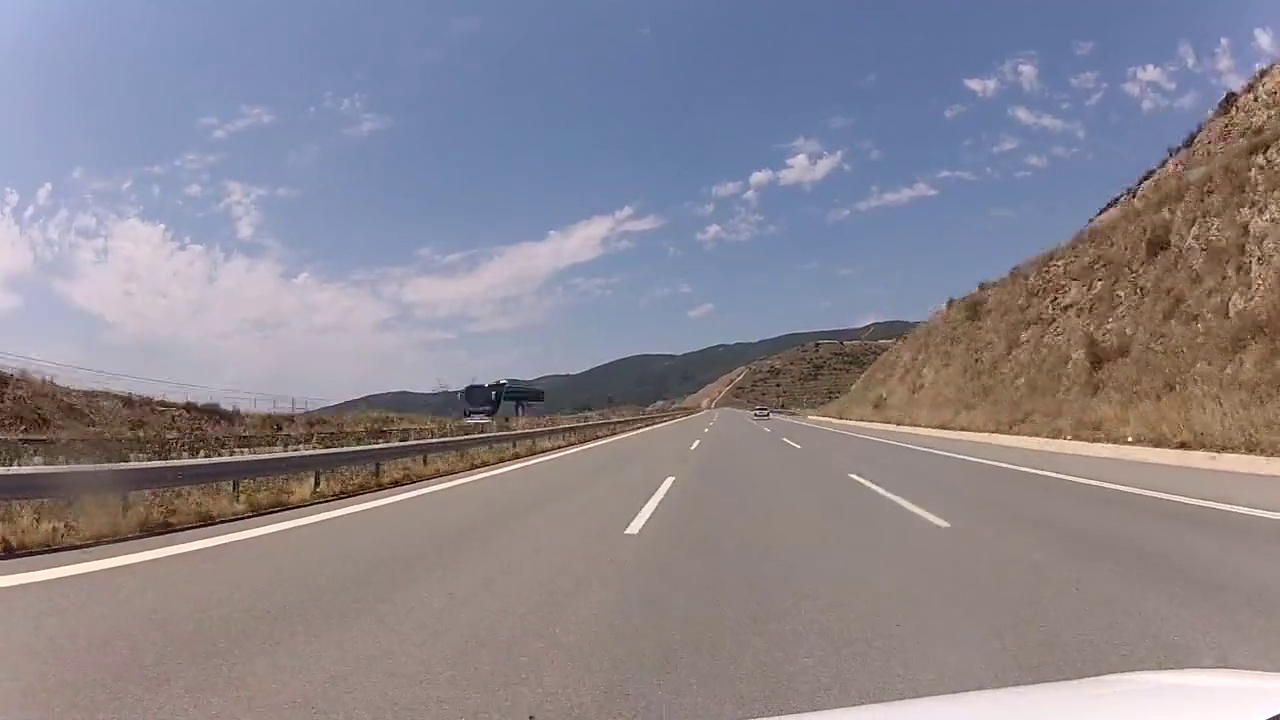
#> input picture Examples/img.jpg, 1280 x 720 px
$ python -i lane.py   (imports and definitions only)
#> lines starting #> are read from the running program, lines starting #| are printed output that depends on the picture; after the words box and inside, x2 and y2 are one past the last pixel; in counts of white or black regions, pixels touching at a corner belong together
import cv2
import numpy as np
from sklearn.linear_model import RANSACRegressor

class LaneTracker:
    def __init__(self):
        # Initialize Kalman filter parameters
        self.kf = cv2.KalmanFilter(4, 2)  # 4 state variables, 2 measurements
        self.kf.measurementMatrix = np.array([[1, 0, 0, 0],
                                               [0, 1, 0, 0]], np.float32)
        self.kf.transitionMatrix = np.eye(4, dtype=np.float32)
        self.kf.processNoiseCov = np.eye(4, dtype=np.float32) * 1e-5
        self.kf.measurementNoiseCov = np.eye(2, dtype=np.float32) * 1e-1

    def update(self, lane):
        if lane is not None:
            self.kf.correct(np.array([[lane[0]], [lane[1]]], np.float32))

    def predict(self):
        return self.kf.predict()

def display_lines(image, lines):
    line_image = np.zeros_like(image)
    if lines is not None:
        for line in lines:
            x1, y1, x2, y2 = line.reshape(4)
            cv2.line(line_image, (x1, y1), (x2, y2), (255, 0, 0), 10)  # Draw blue lines
    return line_image

def region_of_interest(image):
    height, width = image.shape[:2]
    polygon_points = np.array([[0, 400], [0, 480], [640, 480], [640, 320], [365, 270]], np.int32)

    mask = np.zeros((height, width), dtype=np.uint8)
    cv2.fillPoly(mask, [polygon_points], (255))
    return mask

def detect_lanes(frame):
    canny_image = cv2.Canny(cv2.GaussianBlur(cv2.cvtColor(frame.copy(), cv2.COLOR_BGR2GRAY), (5, 5), 0), 50, 150)
    roi_mask = region_of_interest(canny_image)
    roi_canny_image = cv2.bitwise_and(canny_image, roi_mask)

    lines = cv2.HoughLinesP(roi_canny_image, rho=7,
                            theta=np.pi / 180,
                            threshold=100,
                            minLineLength=10,
                            maxLineGap=100)

    return lines

>>> import cv2
>>> picture = cv2.imread('Examples/img.jpg')
#> picture is the input picture: shape (720, 1280, 3); mean B, G, R 143.7, 134.6, 139
>>> result = detect_lanes(picture)
#> in detect_lanes, `canny_image = cv2.Canny(cv2.GaussianBlur(cv2.cvtColor(frame.copy(), cv..`:
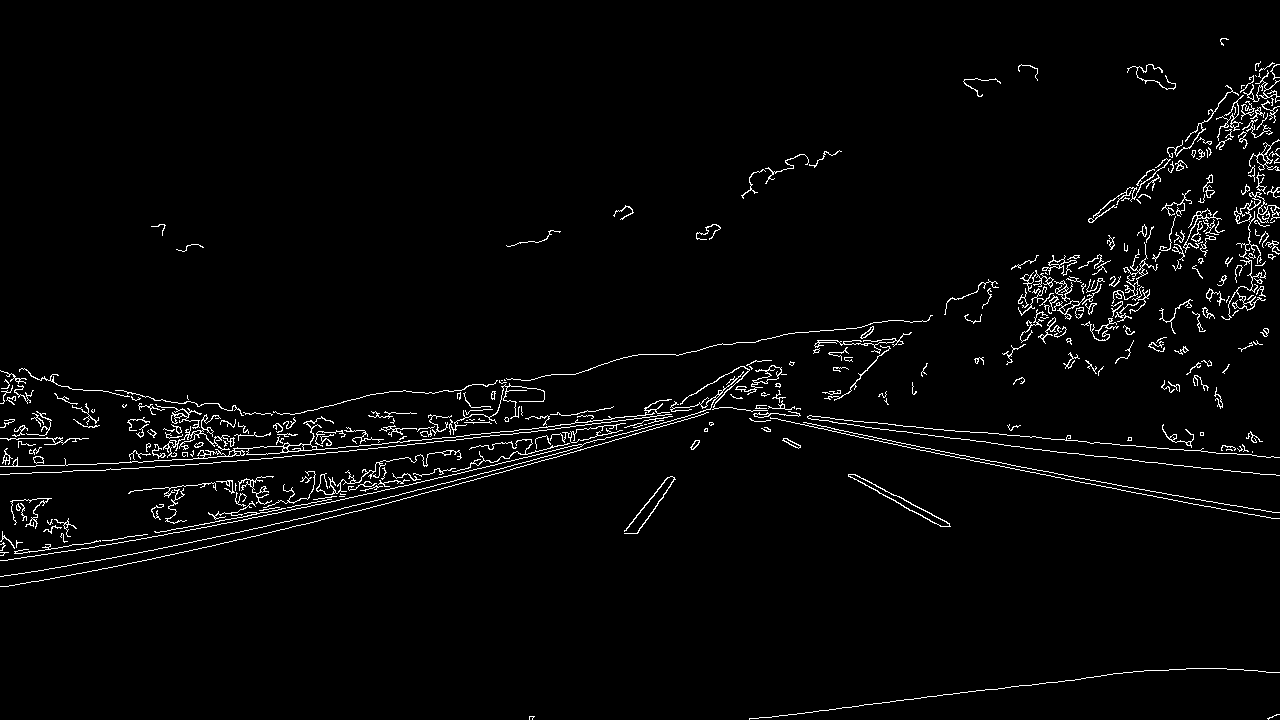
#> canny_image: shape (720, 1280); 2.7% white in thin lines or dots
#> in region_of_interest, `cv2.fillPoly(mask, [polygon_points], (255))`:
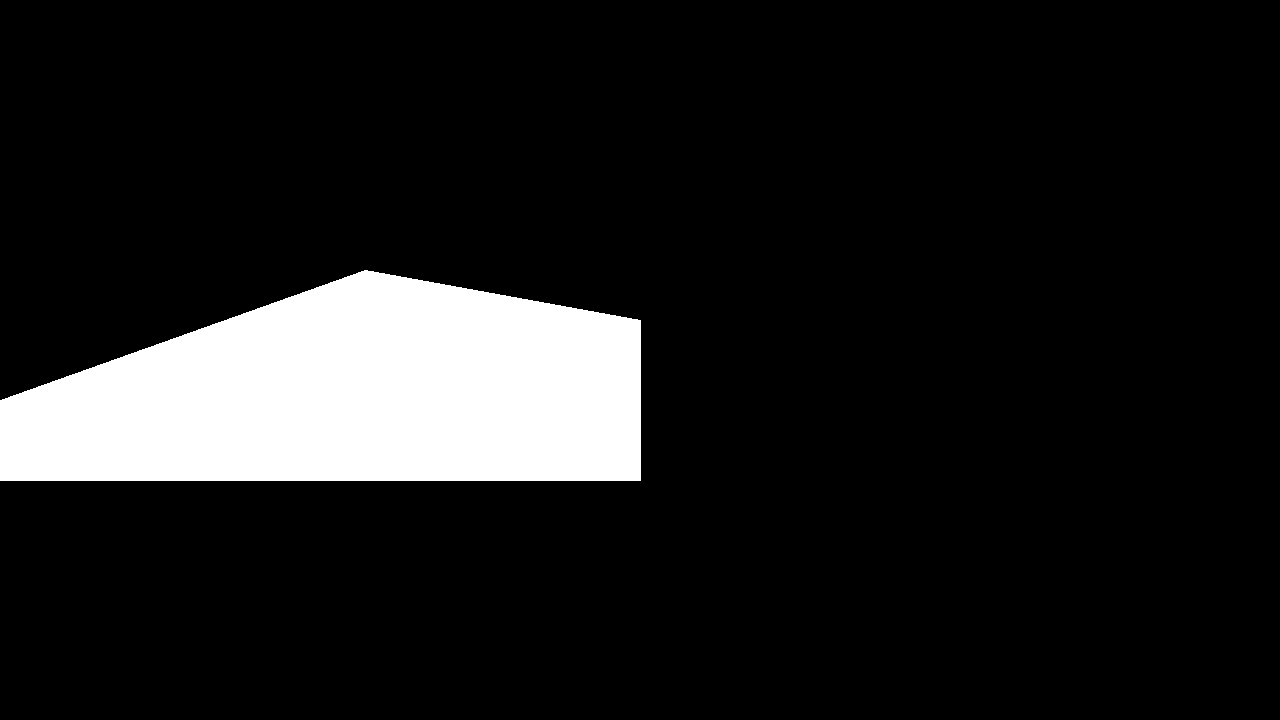
#> mask: shape (720, 1280); 11.3% white; 1 white region, box (x1, y1, x2, y2) and area: (0, 270, 641, 481) 104561
#> in detect_lanes, `roi_canny_image = cv2.bitwise_and(canny_image, roi_mask)`:
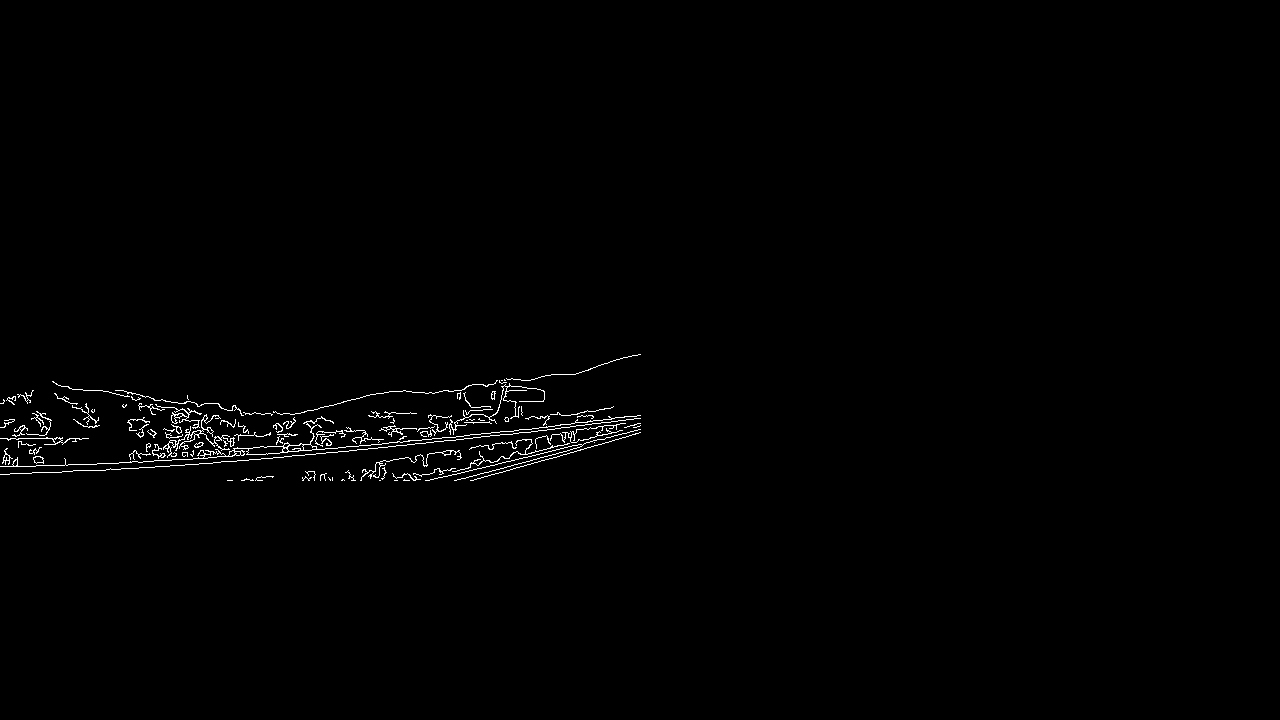
#> roi_canny_image: shape (720, 1280); 0.78% white in thin lines or dots, all inside (x1, y1, x2, y2) = (0, 354, 641, 481)
#> in detect_lanes, `lines = cv2.HoughLinesP(roi_canny_image, rho=7, theta=np.pi / 180, thr..`: lines = 86 rows, first 6: [169, 460, 617, 421], [61, 465, 610, 408], [146, 446, 621, 438], [12, 435, 631, 435], [52, 381, 566, 454], [4, 426, 640, 415]
#> result has the same summary as lines in detect_lanes
